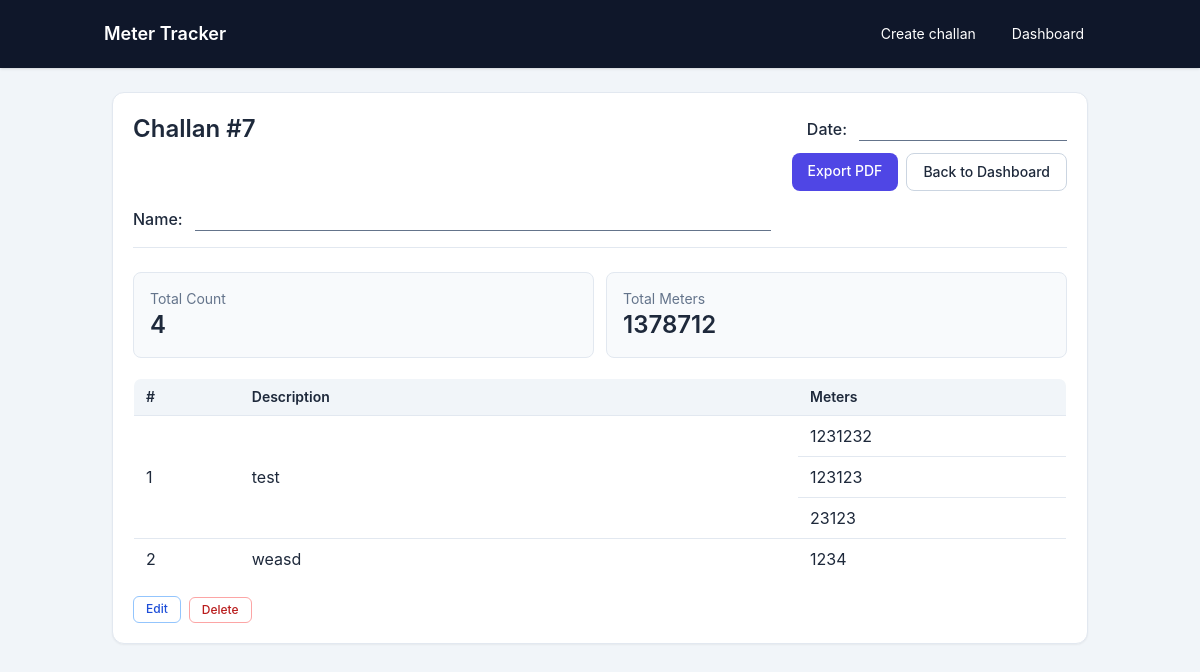
Screenshot of /challans/7/ with the database file from the repository.
### entries/models.py (models this page shows, shortened)
class Challan(models.Model):
    created_at = models.DateTimeField(default=timezone.now, db_index=True)
    class Meta:
        ordering = ["-created_at"]
    def total_meters(self) -> Decimal:
        total = ChallanLine.objects.filter(item__challan=self).aggregate(t=Sum("meters")).get(
            "t"
        )
        return total if total is not None else Decimal("0")
    def line_count(self) -> int:
        return ChallanLine.objects.filter(item__challan=self).count()

class ChallanLine(models.Model):
    item = models.ForeignKey(
        ChallanItem,
        on_delete=models.CASCADE,
        related_name="lines",
    )
    meters = models.DecimalField(max_digits=10, decimal_places=2)
    sort_order = models.PositiveIntegerField(default=0)
    class Meta:
        ordering = ["sort_order", "id"]

class ChallanItem(models.Model):
    challan = models.ForeignKey(
        Challan,
        on_delete=models.CASCADE,
        related_name="items",
    )
    description = models.TextField(blank=True)
    sort_order = models.PositiveIntegerField(default=0)
    class Meta:
        ordering = ["sort_order", "id"]

### entries/views.py (the view)
# urls.py: path("challans/<int:pk>/", challan_detail_view, name="challan_detail"),
def challan_detail_view(request, pk):
    challan = get_object_or_404(
        Challan.objects.prefetch_related("items__lines"),
        pk=pk,
    )
    items = list(challan.items.all())
    context = {
        "challan": challan,
        "items": items,
        "total_count": challan.line_count(),
        "total_meters": challan.total_meters(),
    }
    return render(request, "entries/challan_detail.html", context)

### entries/templates/entries/challan_detail.html (shortened to what this page needs)
{% extends "entries/base.html" %}
{% block content %}
<section class="rounded-xl bg-white p-5 shadow-sm border border-slate-200">
  <div class="flex flex-wrap items-start justify-between gap-4 mb-3">
    <h1 class="text-2xl font-semibold">Challan #{{ challan.pk }}</h1>
    <div class="flex flex-col items-end gap-3">
      <div class="flex items-end gap-3 challan-write-field">
        <span class="font-medium text-slate-800 shrink-0">Date:</span>
        <span class="challan-write-line w-44 sm:w-52" aria-hidden="true"></span>
      </div>
      <div class="flex flex-wrap justify-end gap-2 no-print">
        <button
          type="button"
          onclick="window.print()"
          class="inline-flex rounded-lg bg-indigo-600 px-4 py-2 text-sm font-medium text-white hover:bg-indigo-700 transition">
          Export PDF
        </button>
        <a
          href="{% url 'entries:dashboard' %}"
          class="inline-flex rounded-lg border border-slate-300 px-4 py-2 text-sm font-medium hover:bg-slate-100 transition">
          Back to Dashboard
        </a>
      </div>
    </div>
  </div>
  <div class="flex items-end gap-3 mb-6 pb-4 border-b border-slate-200 challan-write-field">
    <span class="font-medium text-slate-800 shrink-0">Name:</span>
    <span class="challan-write-line flex-1 max-w-xl min-w-[12rem]" aria-hidden="true"></span>
  </div>
  {% include "entries/_report_panel.html" with items=items total_count=total_count total_meters=total_meters challan=challan show_actions=True %}
</section>
{% endblock %}

### entries/templates/entries/_report_panel.html (shortened to what this page needs)
<div class="mb-5 grid gap-3 sm:grid-cols-2">
  <div class="rounded-lg border border-slate-200 bg-slate-50 p-4">
    <p class="text-sm text-slate-500">{{ total_count_label|default:"Total Count" }}</p>
    <p class="text-2xl font-semibold">{{ total_count }}</p>
  </div>
  <div class="rounded-lg border border-slate-200 bg-slate-50 p-4">
    <p class="text-sm text-slate-500">{{ total_meters_label|default:"Total Meters" }}</p>
    <p class="text-2xl font-semibold">{{ total_meters|floatformat:-2 }}</p>
  </div>
</div>
{% if items %}
  <div class="overflow-x-auto">
    <table class="min-w-full border border-slate-200 rounded-lg overflow-hidden">
      <thead class="bg-slate-100">
        <tr>
          <th class="px-3 py-2 text-left text-sm font-semibold">#</th>
          <th class="px-3 py-2 text-left text-sm font-semibold">Description</th>
          <th class="px-3 py-2 text-left text-sm font-semibold">Meters</th>
        </tr>
      </thead>
      <tbody>
        {% for item in items %}
          {% with line_count=item.lines.all|length %}
            {% for line in item.lines.all %}
              <tr class="border-t border-slate-200">
                {% if forloop.first %}
                  <td class="px-3 py-2 align-middle" rowspan="{{ line_count }}">{{ forloop.parentloop.counter }}</td>
                  <td class="px-3 py-2 description-cell break-all min-w-[180px] align-middle" rowspan="{{ line_count }}">
                    {{ item.description|default:"—" }}
                  </td>
                {% endif %}
                <td class="px-3 py-2">{{ line.meters|floatformat:-2 }}</td>
              </tr>
            {% endfor %}
          {% endwith %}
        {% endfor %}
      </tbody>
    </table>
  </div>
  {% if show_actions and challan %}
    <div class="mt-4 flex flex-wrap gap-2 no-print">
      <a
        href="{% url 'entries:edit_challan' challan.pk %}"
        class="inline-flex rounded-md border border-blue-300 px-3 py-1 text-xs font-medium text-blue-700 hover:bg-blue-50 transition">
        Edit
      </a>
      <form
        method="post"
        action="{% url 'entries:delete_challan' challan.pk %}"
        onsubmit="return confirm('Delete this challan and all its lines?');">
        <button
          type="submit"
          class="inline-flex rounded-md border border-red-300 px-3 py-1 text-xs font-medium text-red-700 hover:bg-red-50 transition">
          Delete
        </button>
      </form>
    </div>
  {% endif %}
{% else %}
  <p class="rounded-lg border border-slate-200 bg-slate-50 p-4 text-slate-700">
    No lines on this challan yet.
  </p>
{% endif %}

### entries/static/entries/styles.css (style rules this page uses)
body { font-family: Inter, "Segoe UI", Tahoma, Geneva, Verdana, sans-serif; }
table th { white-space: nowrap; }
.challan-write-line { display: inline-block; min-height: 1.75rem; border-bottom: 1px solid #64748b; }
.challan-write-field { print-color-adjust: exact; -webkit-print-color-adjust: exact; }
.description-cell { white-space: normal; overflow-wrap: anywhere; word-break: break-word; }

### rows the page displays
Challan: pk "7"
ChallanItem: description "test"
ChallanLine: meters "1231232"
ChallanLine: meters "123123"
ChallanLine: meters "23123"
ChallanItem: description "weasd"
ChallanLine: meters "1234"

### other values shown
{{ total_count_label|default:"Total Count" }} "Total Count"
{{ total_count }} "4"
{{ total_meters_label|default:"Total Meters" }} "Total Meters"
{{ total_meters|floatformat:-2 }} "1378712"
